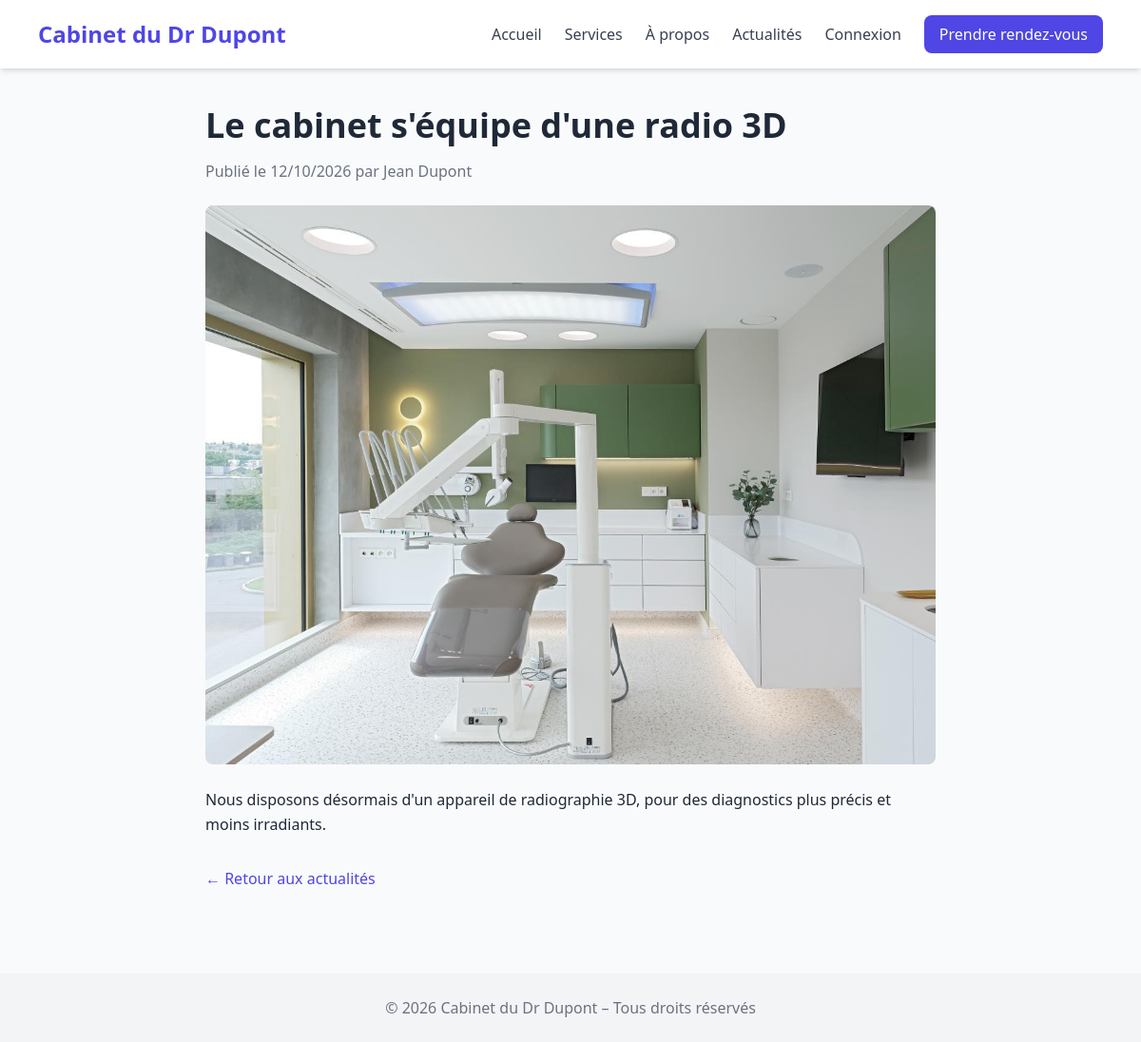
Screenshot of /index.php?page=news-detail&id=1 with the database file from the repository.
### tables this page shows
CREATE TABLE `news` (
  `id` int(11) NOT NULL,
  `title` varchar(255) NOT NULL,
  `content` text NOT NULL,
  `image` varchar(255) DEFAULT NULL,
  `published_at` datetime NOT NULL DEFAULT current_timestamp(),
  `user_id` int(11) NOT NULL
);

### controllers/PostsController.php (called while the page is built, shortened)
<?php
require_once __DIR__ . '/../models/NewsManager.php';
class PostsController {
    public function newsDetail()
    {
        $newsManager = new NewsManager();
        $news = $newsManager->getNews((int) ($_GET['id'] ?? 0));
        require __DIR__ . '/../views/news-detail.php';
    }
}

### models/NewsManager.php (called while the page is built, shortened)
<?php
require_once __DIR__ . '/News.php';
class NewsManager {
    private function connectDB(): PDO
    {
        $pdo = new PDO(
            'mysql:host=' . DB_HOST . ';dbname=' . DB_NAME . ';charset=utf8mb4',
            DB_USER,
            DB_PASS
        );
        $pdo->setAttribute(PDO::ATTR_ERRMODE, PDO::ERRMODE_EXCEPTION);
        return $pdo;
    }
    public function getNews(int $id): ?News
    {
        $pdo = $this->connectDB();
        $request = $pdo->prepare('
            SELECT news.*, CONCAT(users.firstname, " ", users.lastname) AS author_name
            FROM news
            INNER JOIN users ON users.id = news.user_id
            WHERE news.id = :id
        ');
        $request->execute(['id' => $id]);
        $data = $request->fetch();
        return $data ? new News($data) : null;
    }
}

### models/News.php (called while the page is built, shortened)
<?php
class News {
    private string $title;
    private string $content;
    private ?string $image;
    private string $publishedAt;
    private ?string $authorName;
    public function __construct(array $data) {
        $this->title = $data['title'];
        $this->content = $data['content'];
        $this->image = $data['image'];
        $this->publishedAt = $data['published_at'];
        $this->authorName = $data['author_name'] ?? null;
    }
    public function getTitle(): string { return $this->title; }
    public function getContent(): string { return $this->content; }
    public function getImage(): ?string { return $this->image; }
    public function getPublishedAt(): string { return $this->publishedAt; }
    public function getAuthorName(): ?string { return $this->authorName; }
}

### views/news-detail.php (the view, shortened to what this page needs)
<?php include 'header.php'; ?>
<article class="max-w-3xl mx-auto">
  <h1 class="text-4xl font-bold mb-4"><?= htmlspecialchars($news->getTitle()) ?></h1>
  <p class="text-gray-500 mb-6">
    Publié le <?= date('d/m/Y', strtotime($news->getPublishedAt())) ?> par <?= htmlspecialchars($news->getAuthorName() ?? '') ?>
  </p>
  <?php if ($news->getImage()) { ?>
    <img src="uploads/<?= htmlspecialchars($news->getImage()) ?>" alt="<?= htmlspecialchars($news->getTitle()) ?>" class="rounded-lg mb-6 w-full">
  <?php } ?>
  <div class="leading-relaxed"><?= nl2br(htmlspecialchars($news->getContent())) ?></div>
  <a href="index.php?page=news" class="inline-block mt-8 text-indigo-600 hover:underline">← Retour aux actualités</a>
</article>
<?php include 'footer.php'; ?>

### rows the page displays
news: title "Le cabinet s'équipe d'une radio 3D", published_at "12/10/2026", image (picture), content "Nous disposons désormais d'un appareil de radiographie 3D, pour des diagnostics plus précis et moins irradiants."

### other values shown
$label "Accueil"
$label "Services"
$label "À propos"
$label "Actualités"
$news->getAuthorName() "Jean Dupont"
